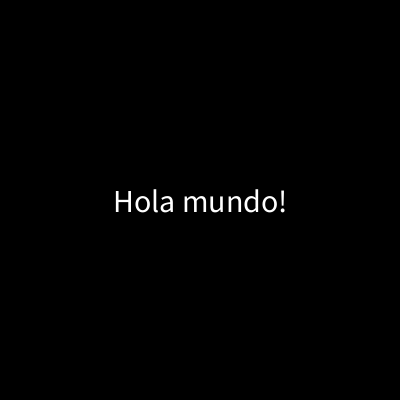
Frame 1 (no input)
Frame 60 (the mouse pressed at the canvas centre just before this capture): identical to frame 1, image omitted
Frame 120 (the mouse held since frame 60 and released just before this capture): identical to frame 1, image omitted

The Processing sketch that drew this single still picture (run headless with seeded random() and noise(); from frame 60 on, the mouse is pressed at the canvas centre):

// Processing sketch: hola_text
// ── hola_text.pde
void setup() {
  size(400, 400);  // Define el tamaño de la ventana
}

void draw() {
  background(000); // Establece el color de fondo en negro
  textSize(32);    // Define el tamaño de la fuente
  fill(255);         // Establece el color de fuente en blanco
  textAlign(CENTER, CENTER); // Alinea el texto en el centro
  text("Hola mundo!", width/2, height/2); // Dibuja el texto en el centro
}

/*
  Hola mundo!
  tu_nombre_aqui,
  2023
*/
